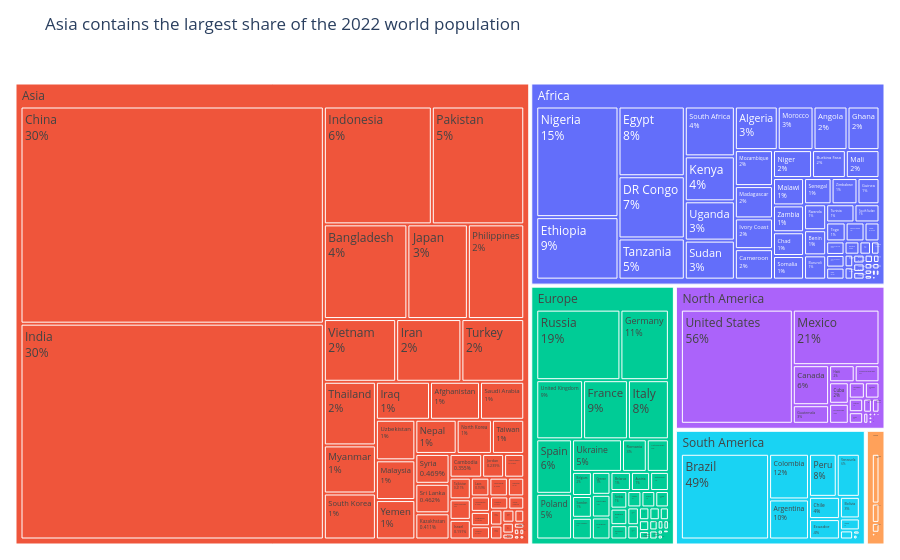

Source (notebook cell):
### Markdown cell above
**Chart choice & justification:** *Which chart did you choose, and why? Justify design choices.

**I chose a treemap because it can display the hierarchy of continents and the countries within them in one chart. The size of each rectangle represents population, making it easy to compare the contribution of different countries and continents to the world population.**

### Code cell
# Q6
# YOUR CODE HERE

largest_continent = (
    df.groupby("Continent")["2022 Population"]
    .sum()
    .idxmax()
)

fig = px.treemap(
    df,
    path=["Continent", "Country"],
    values="2022 Population",
    color="Continent",
    title=f"{largest_continent} contains the largest share of the 2022 world population"
)

fig.update_traces(
    textinfo="label+percent parent"
)

fig.update_layout(
    template="plotly_white",
    margin=dict(
        t=60,
        l=10,
        r=10,
        b=10
    ),
    legend_title=""
)

fig.show()

### Figure 1 — Plotly figure (JSON) as saved in the notebook; plotly's stock layout.template omitted (floating-point values rounded to 4 significant figures; data arrays with more than 128 entries replaced by an {"elided": "..."} marker saying what was removed)
{"data": [{"branchvalues": "total", "customdata": {"elided": "240x1 str values"}, "domain": {"x": [0, 1], "y": [0, 1]}, "hovertemplate": "labels=%{label}<br>2022 Population=%{value}<br>parent=%{parent}<br>id=%{id}<br>Continent=%{customdata[0]}<extra></extra>", "ids": {"elided": "240 str values"}, "labels": {"elided": "240 str values"}, "marker": {"colors": {"elided": "240 str values"}}, "name": "", "parents": {"elided": "240 str values"}, "textinfo": "label+percent parent", "type": "treemap", "values": {"elided": "240 float values"}}], "layout": {"legend": {"title": {"text": ""}, "tracegroupgap": 0}, "margin": {"b": 10, "l": 10, "r": 10, "t": 60}, "title": {"text": "Asia contains the largest share of the 2022 world population"}}}
